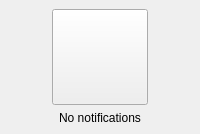
                     <widget class="QWidget" name="pNoNotifications">
                      <layout class="QVBoxLayout" name="verticalLayout_22">
                       <property name="leftMargin">
                        <number>0</number>
                       </property>
                       <property name="topMargin">
                        <number>0</number>
                       </property>
                       <property name="rightMargin">
                        <number>0</number>
                       </property>
                       <property name="bottomMargin">
                        <number>0</number>
                       </property>
                       <item>
                        <layout class="QVBoxLayout" name="verticalLayout_21">
                         <item>
                          <spacer name="verticalSpacer_4">
                           <property name="orientation">
                            <enum>Qt::Vertical</enum>
                           </property>
                           <property name="sizeHint" stdset="0">
                            <size>
                             <width>0</width>
                             <height>0</height>
                            </size>
                           </property>
                          </spacer>
                         </item>
                         <item>
                          <layout class="QHBoxLayout" name="horizontalLayout_17">
                           <item>
                            <spacer name="horizontalSpacer_11">
                             <property name="orientation">
                              <enum>Qt::Horizontal</enum>
                             </property>
                             <property name="sizeHint" stdset="0">
                              <size>
                               <width>0</width>
                               <height>0</height>
                              </size>
                             </property>
                            </spacer>
                           </item>
                           <item>
                            <widget class="QWidget" name="widget" native="true">
                             <layout class="QVBoxLayout" name="verticalLayout_20">
                              <item>
                               <layout class="QHBoxLayout" name="horizontalLayout_16">
                                <item>
                                 <spacer name="horizontalSpacer_4">
                                  <property name="orientation">
                                   <enum>Qt::Horizontal</enum>
                                  </property>
                                  <property name="sizeHint" stdset="0">
                                   <size>
                                    <width>0</width>
                                    <height>0</height>
                                   </size>
                                  </property>
                                 </spacer>
                                </item>
                                <item>
                                 <widget class="QToolButton" name="bNoNotificationsIcon">
                                  <property name="minimumSize">
                                   <size>
                                    <width>96</width>
                                    <height>96</height>
                                   </size>
                                  </property>
                                  <property name="maximumSize">
                                   <size>
                                    <width>96</width>
                                    <height>96</height>
                                   </size>
                                  </property>
                                  <property name="text">
                                   <string notr="true"/>
                                  </property>
                                  <property name="icon">
                                   <iconset>
                                    <normalon>:/red-bell.svg</normalon>
                                   </iconset>
                                  </property>
                                  <property name="iconSize">
                                   <size>
                                    <width>96</width>
                                    <height>96</height>
                                   </size>
                                  </property>
                                 </widget>
                                </item>
                                <item>
                                 <spacer name="horizontalSpacer_3">
                                  <property name="orientation">
                                   <enum>Qt::Horizontal</enum>
                                  </property>
                                  <property name="sizeHint" stdset="0">
                                   <size>
                                    <width>0</width>
                                    <height>0</height>
                                   </size>
                                  </property>
                                 </spacer>
                                </item>
                               </layout>
                              </item>
                              <item>
                               <widget class="QLabel" name="lNoNotifications">
                                <property name="text">
                                 <string>No notifications</string>
                                </property>
                                <property name="alignment">
                                 <set>Qt::AlignCenter</set>
                                </property>
                               </widget>
                              </item>
                             </layout>
                            </widget>
                           </item>
                           <item>
                            <spacer name="horizontalSpacer_13">
                             <property name="orientation">
                              <enum>Qt::Horizontal</enum>
                             </property>
                             <property name="sizeHint" stdset="0">
                              <size>
                               <width>0</width>
                               <height>0</height>
                              </size>
                             </property>
                            </spacer>
                           </item>
                          </layout>
                         </item>
                         <item>
                          <spacer name="verticalSpacer_5">
                           <property name="orientation">
                            <enum>Qt::Vertical</enum>
                           </property>
                           <property name="sizeHint" stdset="0">
                            <size>
                             <width>0</width>
                             <height>0</height>
                            </size>
                           </property>
                          </spacer>
                         </item>
                        </layout>
                       </item>
                      </layout>
                     </widget>
